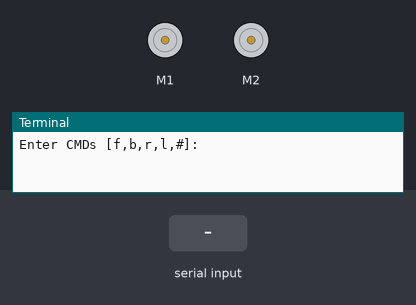
A program run on a simulated Raspberry Pi (BCM pin numbers). On the bench: 2 × DC motor (green arrow = forward, orange = backward, longer = faster), the last lines printed to the terminal. Inputs (shaded band) come from the test bench. Motors are numbered in the order the program creates them (left before right in a Robot). At 1.5 s the program stops and its outputs stay as they are.

Above: at 1.2 s.
1.3 s: "f" typed at the terminal, then Enter
At 1.4 s:
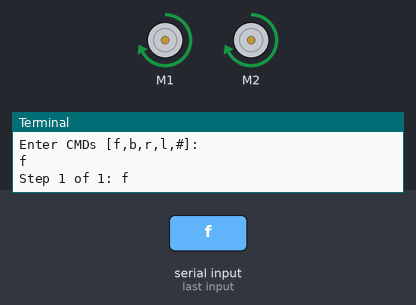
Timing chart, 0 to 3.0 s (numbered marks = the images above; inputs shaded):
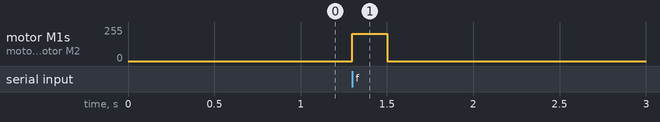

The program:

rover_drive.py
```python
#!/usr/bin/env python3
'''rover_drive.py

HARDWARE SETUP
 P1
 2[==X====lRr===]26[=======]40
 1[=======L=====]25[=======]39
'''
import time
from gpiozero import Robot

STEP = 0.2
RIGHT = ("BOARD18", "BOARD22") #[R_FWD, R_BWD]
LEFT = ("BOARD15", "BOARD16")  #[L_FWD, L_BWD]
SPEED = 0.8
DEBUG = True

class Control:
    ''' rover control class '''
    def __init__(self, left=LEFT, right=RIGHT):
        ''' Constructor '''
        self.drive = Robot(left=left, right=right)

    def off(self):
        ''' Stop all motors '''
        self.drive.stop()

    def cmd(self, char, step=STEP):
        ''' Perform required command '''
        if char == 'f':
            self.drive.forward(SPEED)
            time.sleep(step)
        elif char == 'b':
            self.drive.backward(SPEED)
            time.sleep(step)
        elif char == 'r':
            self.drive.right(SPEED)
            time.sleep(step)
        elif char == 'l':
            self.drive.left(SPEED)
            time.sleep(step)
        elif char == '#':
            time.sleep(step)

def main():
    ''' Main function '''
    import os
    if "CMD" in os.environ:
        do_command = os.environ["CMD"]
        enter_input = False
        print(f"CMD={do_command}")
    else:
        enter_input = True
    rover_pi = Control()
    if enter_input:
        print("Enter CMDs [f,b,r,l,#]:")
        do_command = input()
    for idx, char in enumerate(do_command.lower()):
        if DEBUG:
            print(f"Step {idx+1} of {len(do_command)}: {char}")
        rover_pi.cmd(char)

if __name__ == '__main__':
    try:
        main()
    except KeyboardInterrupt:
        print("Finish")
#End
```

Measured:
- after the input at 1.3 s, motor M1, motor M2: stopped → forward 204/255 at once, → stopped 0.20 s later
